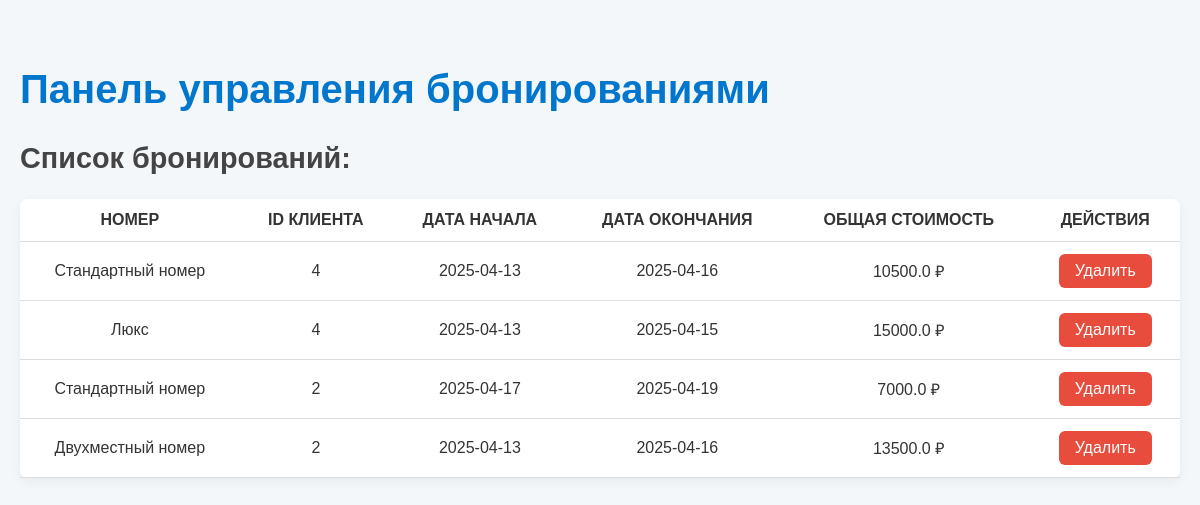
The app's page /admin (signed in) with its own data.
### app.py (models this page shows)
class Booking(db.Model):
    id = db.Column(db.Integer, primary_key=True)
    user_id = db.Column(db.Integer, db.ForeignKey('user.id'), nullable=False)
    room_id = db.Column(db.Integer, db.ForeignKey('room.id'), nullable=False)
    start_date = db.Column(db.DateTime, nullable=False)
    end_date = db.Column(db.DateTime, nullable=False)
    total_amount = db.Column(db.Float, nullable=False)
    user = db.relationship('User', backref='bookings', lazy=True)
    room = db.relationship('Room', backref='bookings', lazy=True)

class Room(db.Model):
    id = db.Column(db.Integer, primary_key=True)
    room_name = db.Column(db.String(100), nullable=False)
    description = db.Column(db.Text, nullable=False)
    price = db.Column(db.Float, nullable=False)
    image = db.Column(db.String(255), nullable=False)
    is_booked = db.Column(db.Boolean, default=False)

### app.py (the view)
@app.route('/admin')
@login_required
def admin():
    if session.get("role"!="admin"):
        flash("Вам недоступна данная страница", "danger")
        return redirect(url_for("index"))
    bookings = Booking.query.all()
    return render_template("admin.html", bookings=bookings)

### app.py (called while the page is built)
@login_manager.user_loader
def load_user(user_id):
    return User.query.get(int(user_id))

### templates/admin.html (shortened to what this page needs)
<!DOCTYPE html>
<html lang="ru">
<head>
    <link rel="stylesheet" href="/static/styles/profile_styles.css">
</head>
<body class="profile-page">
    <h1>Панель управления бронированиями</h1>
    <h2>Список бронирований:</h2>
    {% if bookings %}
        <table>
                <tr>
                    <th>Номер</th>
                    <th>ID клиента</th>
                    <th>Дата начала</th>
                    <th>Дата окончания</th>
                    <th>Общая стоимость</th>
                    <th>Действия</th>
                </tr>
            <tbody>
                {% for booking in bookings %}
                    <tr>
                        <td>{{ booking.room.room_name }}</td>
                        <td>{{ booking.user_id }}</td>
                        <td>{{ booking.start_date.strftime('%Y-%m-%d') }}</td>
                        <td>{{ booking.end_date.strftime('%Y-%m-%d') }}</td>
                        <td>{{ booking.total_amount }} ₽</td>
                        <td>
                            <form action="/delete_booking/{{ booking.id }}" method="POST">
                                <button type="submit" class="delete-button">Удалить</button>
                            </form>
                        </td>
                    </tr>
                {% endfor %}
            </tbody>
        </table>
    {% else %}
        <p>Список бронирований пуст</p>
    {% endif %}
</body>
</html>

### static/styles/profile_styles.css (style rules this page uses)
.profile-page { font-family: 'Arial', sans-serif; background-color: #f4f7fa; padding: 40px 20px; max-width: 1200px; margin: 0 auto; color: #333; }
.profile-page h1 { font-size: 2.5rem; color: #0077cc; margin-bottom: 20px; }
.profile-page h2 { font-size: 1.8rem; color: #444; margin-top: 30px; }
table { width: 100%; border-collapse: collapse; margin-top: 20px; background-color: #ffffff; border-radius: 8px; box-shadow: 0 4px 12px rgba(0, 0, 0, 0.05); }
th, td { padding: 12px 15px; text-align: center; border-bottom: 1px solid #ddd; }
td { font-size: 1rem; }
th { text-transform: uppercase; }
.delete-button { background-color: #e74c3c; color: white; padding: 8px 16px; border: none; border-radius: 6px; cursor: pointer; font-size: 1rem; transition: background-color 0.3s ease; }

### records on screen
Booking: room.room_name "Стандартный номер", user_id "4", start_date "2025-04-13", end_date "2025-04-16", total_amount "10500.0"
Booking: room.room_name "Люкс", user_id "4", start_date "2025-04-13", end_date "2025-04-15", total_amount "15000.0"
Booking: room.room_name "Стандартный номер", user_id "2", start_date "2025-04-17", end_date "2025-04-19", total_amount "7000.0"
Booking: room.room_name "Двухместный номер", user_id "2", start_date "2025-04-13", end_date "2025-04-16", total_amount "13500.0"
